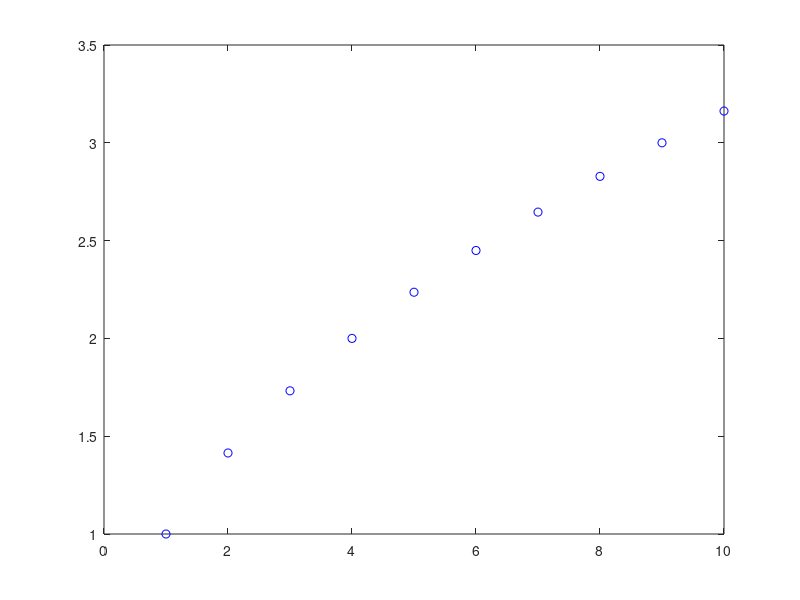

This figure's MATLAB source:
% Added comment symbols from MATLAB Editor
% Another new text file.
% Pretend this is a piece of code
% 
% Script to to something
x = 1:10;
y = sqrt(x);

% Added more shit
plot(x,y,'bo')